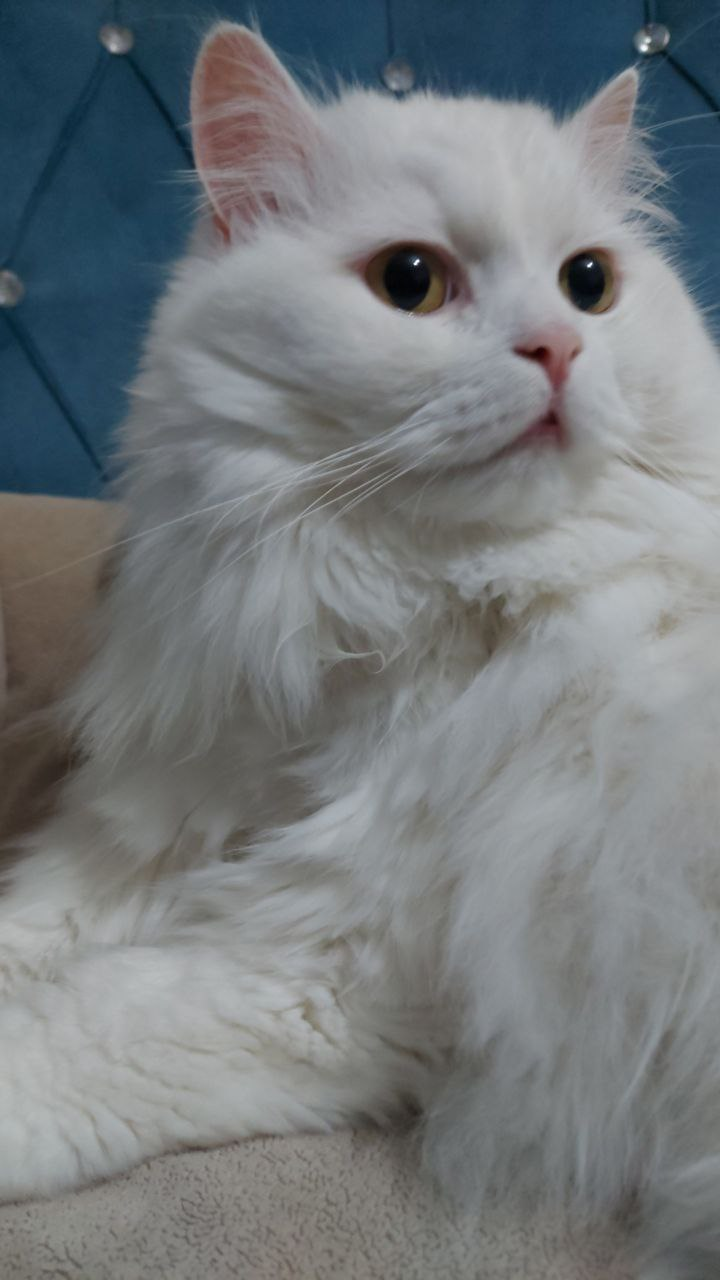
#> input picture cats/bulut.jpeg, 720 x 1280 px; its folder holds only this picture in this run
$ jupyter execute cat_face_detection.ipynb
#> lines starting #> are read from the running program, lines starting #| are printed output that depends on the picture
[cell 1]
import cv2
import os
import matplotlib.pyplot as plt

[cell 2]
# Kedileriin bulunduğu klasör
files = os.listdir('cats')
print(files)

[cell 3]
# Kedilerin konumları ile birlikte listeye ekliyoruz
img_path_list = []
for cat in files:
    img_path_list.append('cats/' + cat)
print(img_path_list)

[cell 4]
for cat in img_path_list:
    image = cv2.imread(cat)
#> image is the input picture: shape (1280, 720, 3); mean B, G, R 124, 121.4, 116.5
    image = cv2.cvtColor(image, cv2.COLOR_BGR2RGB)

    # Kedileri bulmak için cascade dosyasını yüklüyoruz
    cat_cascade = cv2.CascadeClassifier('haarcascade_frontalcatface.xml')
    rects = cat_cascade.detectMultiScale(image, scaleFactor=1.045,  minNeighbors=6)
#> rects = [[284, 113, 417, 417]]

    # Bulunan kedileri dikdörtgen içine alıyoruz
    for (i, (x, y, w, h)) in enumerate(rects):
        cv2.rectangle(image, (x, y), (x + w, y + h), (255, 0, 0), 2)
        # Kedilerin üzerine numara yazıyoruz
        cv2.putText(image, "Cat #{}".format(i + 1), (x, y - 10), cv2.FONT_HERSHEY_SIMPLEX, 0.85, (0, 255, 255),2)
#> this loop made 1 pass
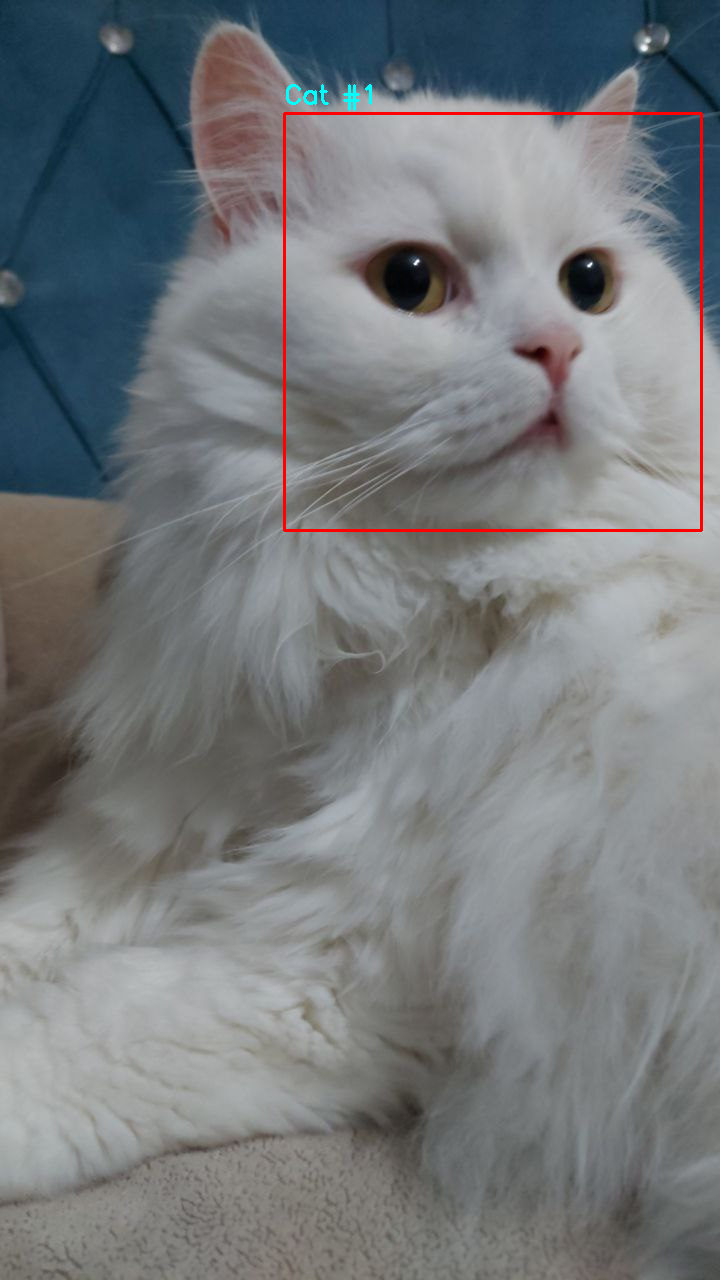
#> image: shape (1280, 720, 3); mean R, G, B 117.1, 120.7, 123.4

    plt.imshow(image),plt.axis('off')
    plt.show()
    """
    CV2 ile görselleştirme
    cv2.imshow(cat, image)
    if cv2.waitKey(0) & 0xFF == ord('q'):
        continue
    """


$ run again, on cats/sushi_pamuk.jpeg
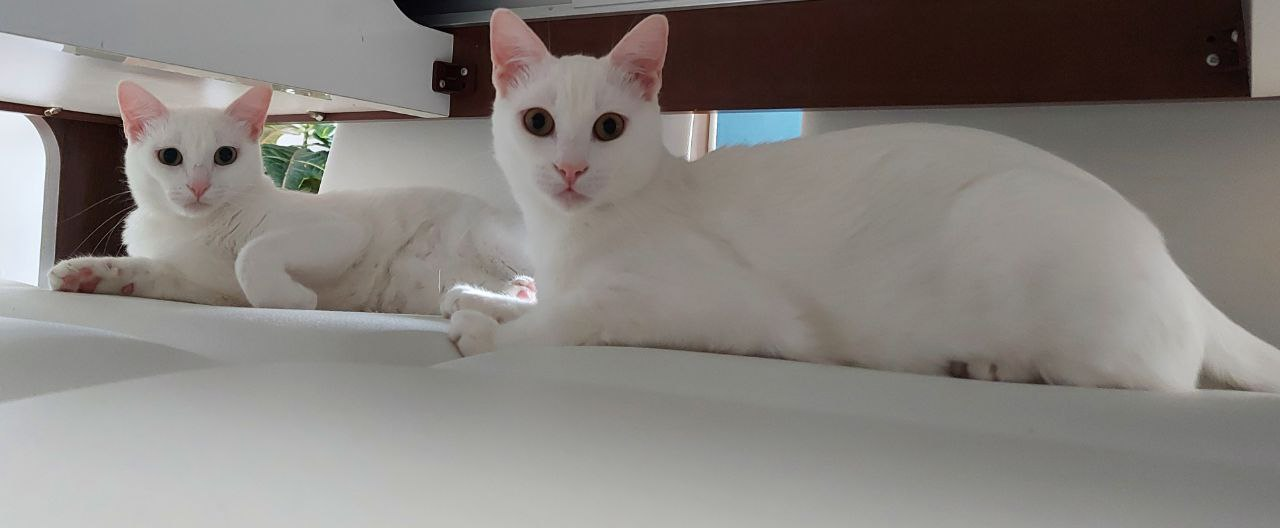
#> input picture cats/sushi_pamuk.jpeg, 1280 x 528 px
#> image is the input picture: shape (528, 1280, 3); mean B, G, R 125.9, 129.9, 134.4
#> rects = [[135, 105, 124, 124], [489, 54, 169, 169]]
#> the loop `for (i, (x, y, w, h)) in enumerate(rects):` made 2 passes
#> after the loop `for (i, (x, y, w, h)) in enumerate(rects):`:
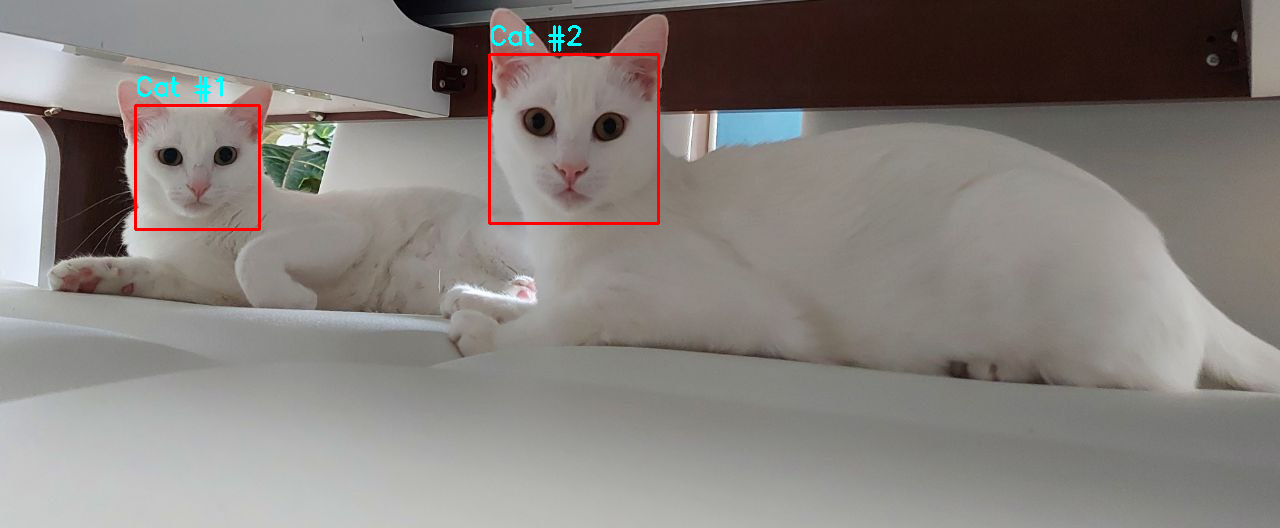
#> image: shape (528, 1280, 3); mean R, G, B 134.7, 129.5, 125.6
